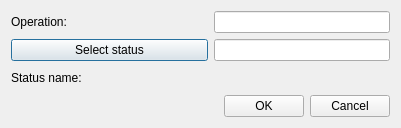
<?xml version="1.0" encoding="UTF-8"?>
<ui version="4.0">
 <class>CreateStatusRule</class>
 <widget class="QDialog" name="CreateStatusRule">
  <property name="geometry">
   <rect>
    <x>0</x>
    <y>0</y>
    <width>401</width>
    <height>128</height>
   </rect>
  </property>
  <property name="windowTitle">
   <string>Create/Update status rule</string>
  </property>
  <property name="locale">
   <locale language="English" country="UnitedStates"/>
  </property>
  <property name="modal">
   <bool>false</bool>
  </property>
  <layout class="QGridLayout" name="gridLayout">
   <property name="leftMargin">
    <number>11</number>
   </property>
   <property name="topMargin">
    <number>11</number>
   </property>
   <property name="rightMargin">
    <number>11</number>
   </property>
   <property name="bottomMargin">
    <number>11</number>
   </property>
   <item row="0" column="0">
    <widget class="QLabel" name="operationLb">
     <property name="minimumSize">
      <size>
       <width>100</width>
       <height>0</height>
      </size>
     </property>
     <property name="text">
      <string>Operation:</string>
     </property>
    </widget>
   </item>
   <item row="2" column="0">
    <widget class="QPushButton" name="statusBtn">
     <property name="sizePolicy">
      <sizepolicy hsizetype="Fixed" vsizetype="Fixed">
       <horstretch>0</horstretch>
       <verstretch>0</verstretch>
      </sizepolicy>
     </property>
     <property name="minimumSize">
      <size>
       <width>197</width>
       <height>0</height>
      </size>
     </property>
     <property name="text">
      <string>Select status</string>
     </property>
    </widget>
   </item>
   <item row="5" column="0" colspan="2">
    <layout class="QHBoxLayout" name="horizontalLayout">
     <item>
      <spacer name="horizontalSpacer">
       <property name="orientation">
        <enum>Qt::Horizontal</enum>
       </property>
       <property name="sizeHint" stdset="0">
        <size>
         <width>40</width>
         <height>20</height>
        </size>
       </property>
      </spacer>
     </item>
     <item>
      <widget class="QPushButton" name="okBtn">
       <property name="text">
        <string>OK</string>
       </property>
      </widget>
     </item>
     <item>
      <widget class="QPushButton" name="cancelBtn">
       <property name="text">
        <string>Cancel</string>
       </property>
      </widget>
     </item>
    </layout>
   </item>
   <item row="0" column="1">
    <widget class="QLineEdit" name="operationEdit">
     <property name="toolTip">
      <string>&lt;html&gt;&lt;head/&gt;&lt;body&gt;&lt;p&gt;For example: ORDER&lt;/p&gt;&lt;/body&gt;&lt;/html&gt;</string>
     </property>
    </widget>
   </item>
   <item row="2" column="1">
    <widget class="QLineEdit" name="statusEdit">
     <property name="readOnly">
      <bool>true</bool>
     </property>
    </widget>
   </item>
   <item row="3" column="0">
    <widget class="QLabel" name="statusLb">
     <property name="text">
      <string>Status name:</string>
     </property>
    </widget>
   </item>
   <item row="3" column="1">
    <widget class="QLabel" name="statusPh">
     <property name="minimumSize">
      <size>
       <width>120</width>
       <height>0</height>
      </size>
     </property>
     <property name="font">
      <font>
       <family>Times New Roman</family>
       <pointsize>12</pointsize>
       <weight>75</weight>
       <italic>true</italic>
       <bold>true</bold>
      </font>
     </property>
     <property name="text">
      <string/>
     </property>
    </widget>
   </item>
  </layout>
 </widget>
 <tabstops>
  <tabstop>operationEdit</tabstop>
  <tabstop>okBtn</tabstop>
  <tabstop>cancelBtn</tabstop>
 </tabstops>
 <resources/>
 <connections/>
</ui>
